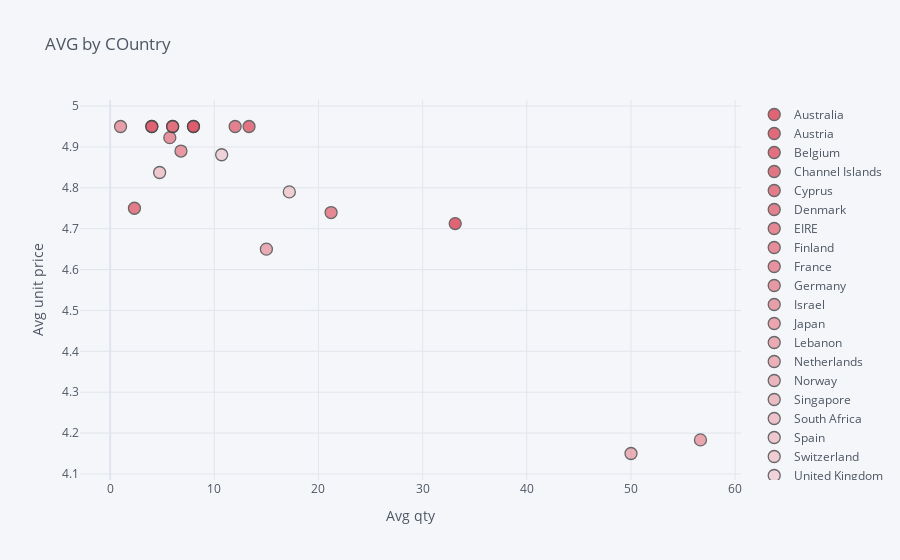

This figure's notebook cell:
### Markdown cell above
## 3. Create an interactive scatter plot showing the relationship between average quantity (x-axis) and average unit price (y-axis) for the product PARTY BUNTING with the plot points color-coded by country (categories).

### Code cell
# media cantidad

avg_price=data.loc[data.description=='PARTY BUNTING']

avg_price=avg_price.groupby('country').mean()
avg_price=avg_price[['quantity', 'unitprice']]


avg_price.reset_index(inplace=True)


avg_price.iplot(x='quantity', y='unitprice', categories='country',
           xTitle='Avg qty', yTitle='Avg unit price',
           color='red', title='AVG by COuntry')

### Figure 1 — Plotly figure (JSON) as saved in the notebook; plotly's stock layout.template omitted (floating-point values rounded to 4 significant figures)
{"data": [{"marker": {"color": "rgba(219, 64, 82, 1.0)", "line": {"width": 1.3}, "opacity": 0.8, "size": 12, "symbol": "circle"}, "mode": "markers", "name": "Australia", "textfont": {"color": "#4D5663"}, "type": "scatter", "x": [33.12], "y": [4.713]}, {"marker": {"color": "rgba(219, 64, 82, 0.96)", "line": {"width": 1.3}, "opacity": 0.8, "size": 12, "symbol": "circle"}, "mode": "markers", "name": "Austria", "textfont": {"color": "#4D5663"}, "type": "scatter", "x": [8], "y": [4.95]}, {"marker": {"color": "rgba(219, 64, 82, 0.9199999999999999)", "line": {"width": 1.3}, "opacity": 0.8, "size": 12, "symbol": "circle"}, "mode": "markers", "name": "Belgium", "textfont": {"color": "#4D5663"}, "type": "scatter", "x": [4], "y": [4.95]}, {"marker": {"color": "rgba(219, 64, 82, 0.8799999999999999)", "line": {"width": 1.3}, "opacity": 0.8, "size": 12, "symbol": "circle"}, "mode": "markers", "name": "Channel Islands", "textfont": {"color": "#4D5663"}, "type": "scatter", "x": [13.33], "y": [4.95]}, {"marker": {"color": "rgba(219, 64, 82, 0.8399999999999999)", "line": {"width": 1.3}, "opacity": 0.8, "size": 12, "symbol": "circle"}, "mode": "markers", "name": "Cyprus", "textfont": {"color": "#4D5663"}, "type": "scatter", "x": [2.333], "y": [4.75]}, {"marker": {"color": "rgba(219, 64, 82, 0.8)", "line": {"width": 1.3}, "opacity": 0.8, "size": 12, "symbol": "circle"}, "mode": "markers", "name": "Denmark", "textfont": {"color": "#4D5663"}, "type": "scatter", "x": [12], "y": [4.95]}, {"marker": {"color": "rgba(219, 64, 82, 0.76)", "line": {"width": 1.3}, "opacity": 0.8, "size": 12, "symbol": "circle"}, "mode": "markers", "name": "EIRE", "textfont": {"color": "#4D5663"}, "type": "scatter", "x": [21.21], "y": [4.739]}, {"marker": {"color": "rgba(219, 64, 82, 0.72)", "line": {"width": 1.3}, "opacity": 0.8, "size": 12, "symbol": "circle"}, "mode": "markers", "name": "Finland", "textfont": {"color": "#4D5663"}, "type": "scatter", "x": [6], "y": [4.95]}, {"marker": {"color": "rgba(219, 64, 82, 0.6799999999999999)", "line": {"width": 1.3}, "opacity": 0.8, "size": 12, "symbol": "circle"}, "mode": "markers", "name": "France", "textfont": {"color": "#4D5663"}, "type": "scatter", "x": [5.727], "y": [4.923]}, {"marker": {"color": "rgba(219, 64, 82, 0.6399999999999999)", "line": {"width": 1.3}, "opacity": 0.8, "size": 12, "symbol": "circle"}, "mode": "markers", "name": "Germany", "textfont": {"color": "#4D5663"}, "type": "scatter", "x": [6.8], "y": [4.89]}, {"marker": {"color": "rgba(219, 64, 82, 0.5999999999999999)", "line": {"width": 1.3}, "opacity": 0.8, "size": 12, "symbol": "circle"}, "mode": "markers", "name": "Israel", "textfont": {"color": "#4D5663"}, "type": "scatter", "x": [1], "y": [4.95]}, {"marker": {"color": "rgba(219, 64, 82, 0.5599999999999998)", "line": {"width": 1.3}, "opacity": 0.8, "size": 12, "symbol": "circle"}, "mode": "markers", "name": "Japan", "textfont": {"color": "#4D5663"}, "type": "scatter", "x": [56.67], "y": [4.183]}, {"marker": {"color": "rgba(219, 64, 82, 0.5199999999999998)", "line": {"width": 1.3}, "opacity": 0.8, "size": 12, "symbol": "circle"}, "mode": "markers", "name": "Lebanon", "textfont": {"color": "#4D5663"}, "type": "scatter", "x": [15], "y": [4.65]}, {"marker": {"color": "rgba(219, 64, 82, 0.4799999999999998)", "line": {"width": 1.3}, "opacity": 0.8, "size": 12, "symbol": "circle"}, "mode": "markers", "name": "Netherlands", "textfont": {"color": "#4D5663"}, "type": "scatter", "x": [50], "y": [4.15]}, {"marker": {"color": "rgba(219, 64, 82, 0.44)", "line": {"width": 1.3}, "opacity": 0.8, "size": 12, "symbol": "circle"}, "mode": "markers", "name": "Norway", "textfont": {"color": "#4D5663"}, "type": "scatter", "x": [6], "y": [4.95]}, {"marker": {"color": "rgba(219, 64, 82, 0.39999999999999997)", "line": {"width": 1.3}, "opacity": 0.8, "size": 12, "symbol": "circle"}, "mode": "markers", "name": "Singapore", "textfont": {"color": "#4D5663"}, "type": "scatter", "x": [8], "y": [4.95]}, {"marker": {"color": "rgba(219, 64, 82, 0.35999999999999993)", "line": {"width": 1.3}, "opacity": 0.8, "size": 12, "symbol": "circle"}, "mode": "markers", "name": "South Africa", "textfont": {"color": "#4D5663"}, "type": "scatter", "x": [4], "y": [4.95]}, {"marker": {"color": "rgba(219, 64, 82, 0.3199999999999999)", "line": {"width": 1.3}, "opacity": 0.8, "size": 12, "symbol": "circle"}, "mode": "markers", "name": "Spain", "textfont": {"color": "#4D5663"}, "type": "scatter", "x": [4.75], "y": [4.838]}, {"marker": {"color": "rgba(219, 64, 82, 0.27999999999999986)", "line": {"width": 1.3}, "opacity": 0.8, "size": 12, "symbol": "circle"}, "mode": "markers", "name": "Switzerland", "textfont": {"color": "#4D5663"}, "type": "scatter", "x": [17.2], "y": [4.79]}, {"marker": {"color": "rgba(219, 64, 82, 0.23999999999999982)", "line": {"width": 1.3}, "opacity": 0.8, "size": 12, "symbol": "circle"}, "mode": "markers", "name": "United Kingdom", "textfont": {"color": "#4D5663"}, "type": "scatter", "x": [10.71], "y": [4.881]}], "layout": {"legend": {"bgcolor": "#F5F6F9", "font": {"color": "#4D5663"}}, "paper_bgcolor": "#F5F6F9", "plot_bgcolor": "#F5F6F9", "title": {"font": {"color": "#4D5663"}, "text": "AVG by COuntry"}, "xaxis": {"gridcolor": "#E1E5ED", "showgrid": true, "tickfont": {"color": "#4D5663"}, "title": {"font": {"color": "#4D5663"}, "text": "Avg qty"}, "zerolinecolor": "#E1E5ED"}, "yaxis": {"gridcolor": "#E1E5ED", "showgrid": true, "tickfont": {"color": "#4D5663"}, "title": {"font": {"color": "#4D5663"}, "text": "Avg unit price"}, "zerolinecolor": "#E1E5ED"}}}
